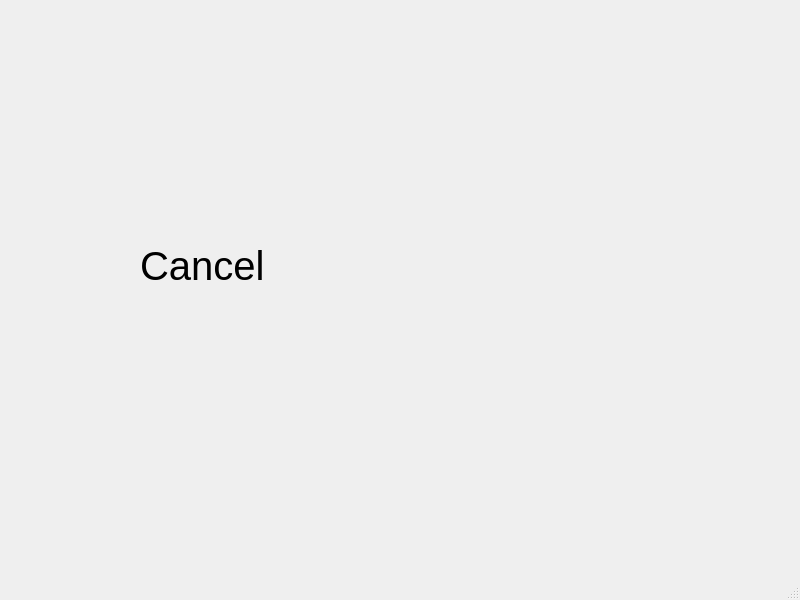
<?xml version="1.0" encoding="UTF-8"?>
<ui version="4.0">
 <class>cancel_page</class>
 <widget class="QMainWindow" name="cancel_page">
  <property name="geometry">
   <rect>
    <x>0</x>
    <y>0</y>
    <width>800</width>
    <height>600</height>
   </rect>
  </property>
  <property name="windowTitle">
   <string>MainWindow</string>
  </property>
  <widget class="QWidget" name="centralwidget">
   <widget class="QLabel" name="label">
    <property name="geometry">
     <rect>
      <x>140</x>
      <y>215</y>
      <width>581</width>
      <height>101</height>
     </rect>
    </property>
    <property name="styleSheet">
     <string notr="true">font:40px;</string>
    </property>
    <property name="text">
     <string>Cancel</string>
    </property>
   </widget>
  </widget>
  <widget class="QMenuBar" name="menubar">
   <property name="geometry">
    <rect>
     <x>0</x>
     <y>0</y>
     <width>800</width>
     <height>24</height>
    </rect>
   </property>
  </widget>
  <widget class="QStatusBar" name="statusbar"/>
 </widget>
 <resources/>
 <connections/>
</ui>
